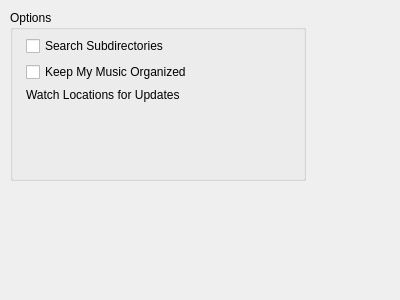
<ui version="4.0" >
 <class>Form</class>
 <widget class="QWidget" name="Form" >
  <property name="geometry" >
   <rect>
    <x>0</x>
    <y>0</y>
    <width>400</width>
    <height>300</height>
   </rect>
  </property>
  <property name="windowTitle" >
   <string>Form</string>
  </property>
  <widget class="QGroupBox" name="groupBox_2" >
   <property name="geometry" >
    <rect>
     <x>10</x>
     <y>10</y>
     <width>296</width>
     <height>171</height>
    </rect>
   </property>
   <property name="title" >
    <string>Options</string>
   </property>
   <widget class="QWidget" name="verticalLayout_3" >
    <property name="geometry" >
     <rect>
      <x>10</x>
      <y>20</y>
      <width>276</width>
      <height>131</height>
     </rect>
    </property>
    <layout class="QVBoxLayout" >
     <property name="margin" >
      <number>6</number>
     </property>
     <property name="spacing" >
      <number>6</number>
     </property>
     <item>
      <widget class="QCheckBox" name="checkBox" >
       <property name="text" >
        <string>Search Subdirectories</string>
       </property>
      </widget>
     </item>
     <item>
      <widget class="QCheckBox" name="checkBox_2" >
       <property name="text" >
        <string>Keep My Music Organized</string>
       </property>
      </widget>
     </item>
     <item>
      <widget class="QLabel" name="label_2" >
       <property name="text" >
        <string>Watch Locations for Updates</string>
       </property>
      </widget>
     </item>
     <item>
      <spacer>
       <property name="orientation" >
        <enum>Qt::Vertical</enum>
       </property>
       <property name="sizeHint" >
        <size>
         <width>20</width>
         <height>40</height>
        </size>
       </property>
      </spacer>
     </item>
    </layout>
   </widget>
  </widget>
 </widget>
 <resources/>
 <connections/>
</ui>
